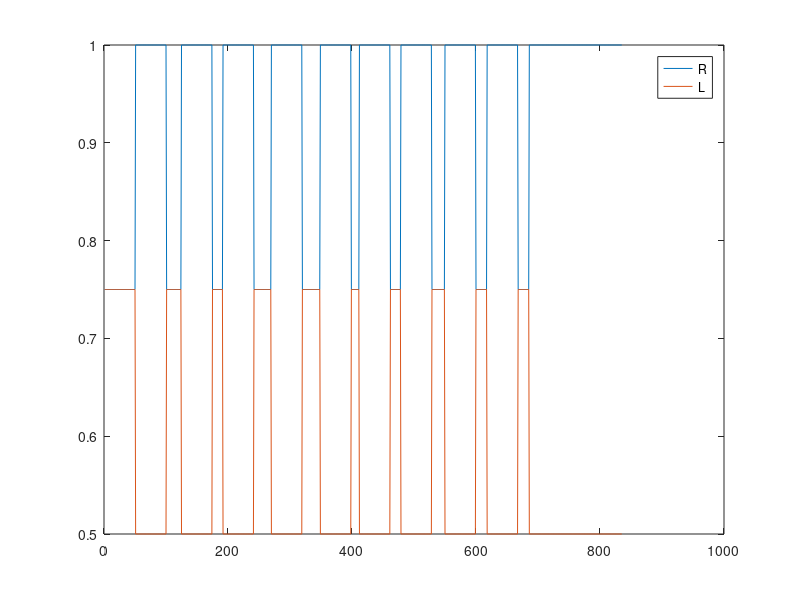
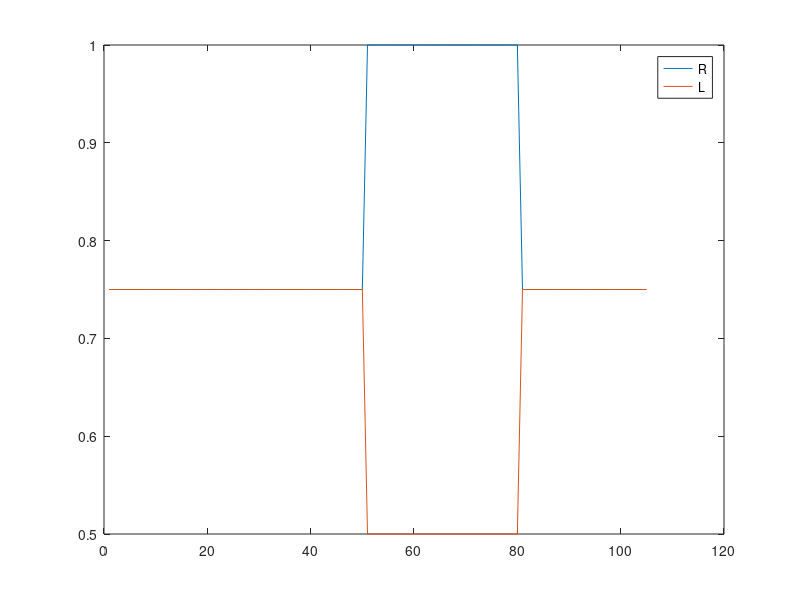
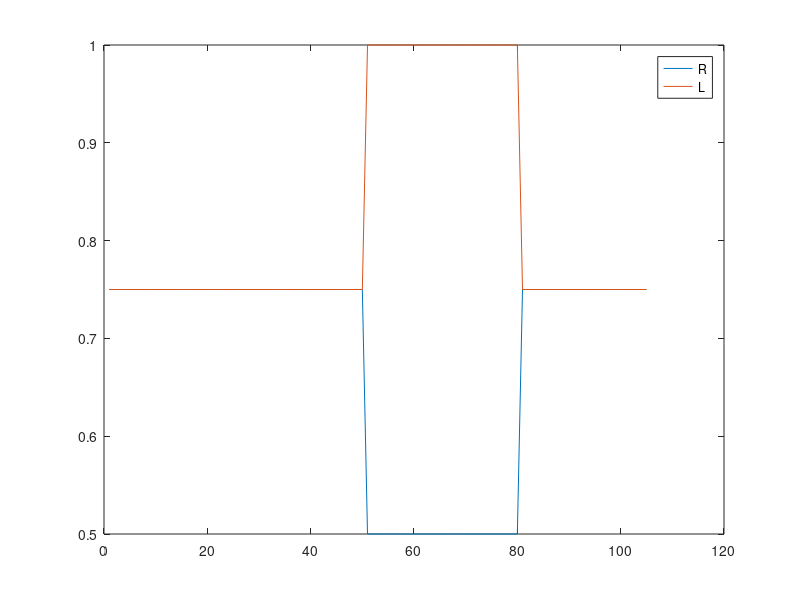
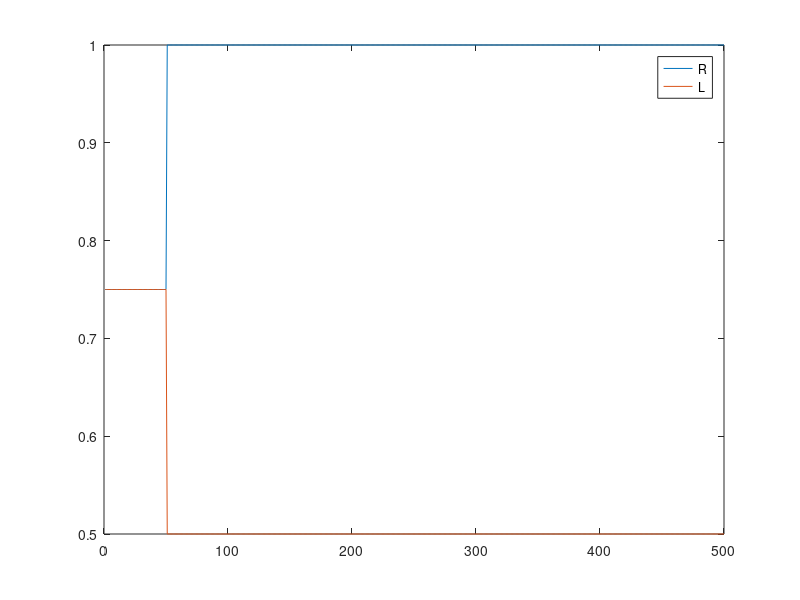

Here is the MATLAB script that generated these plots, in order:
%speed profiles update (Exploration)
clear all;close all;clc
mid=[0.5 1];
small=mid;% [0.65 0.85];

large=mid;%[0.35 1.15];

split={small, mid, large};
speed=[0.75*ones(50,2)];

for t=1:3
y=randsample(3,3);

speed= [speed; split{y(1)}.*ones(50,2);0.75*ones(randsample(10:30,1),2);...
    split{y(2)}.*ones(50,2);0.75*ones(randsample(10:30,1),2);...
    split{y(3)}.*ones(50,2);0.75*ones(randsample(10:30,1),2)];


end

speed=[speed; mid.*ones(150,2)];
%%
% figure
% plot(speed(:,1))
% hold on 
% plot(speed(:,2))

velR=speed(:,2);
velL=speed(:,1);

figure
plot(velR)
hold on
plot(velL)


%% 
legend('R','L')

%% Shor plit 

mid=[0.5 1];
speed=[];
speed=[0.75*ones(50,2); mid.*ones(30,2);0.75*ones(25,2)];

velR=speed(:,2);
velL=speed(:,1);

figure
plot(velR)
hold on
plot(velL)
legend('R','L')

% Negative 
NewR=velL;
NewL=velR;

velR=NewR;
velL=NewL;

figure
plot(velR)
hold on
plot(velL)
legend('R','L')
%% Adaptation 
mid=[0.5 1];
speed=[];
speed=[0.75*ones(50,2); mid.*ones(450,2)];
velR=speed(:,2);
velL=speed(:,1);

figure
plot(velR)
hold on
plot(velL)
legend('R','L')

%%

velR=[0.75*ones(50,1); velR];
velL=[0.75*ones(50,1); velL];

figure
plot(velR)
hold on
plot(velL)
legend('R','L')


